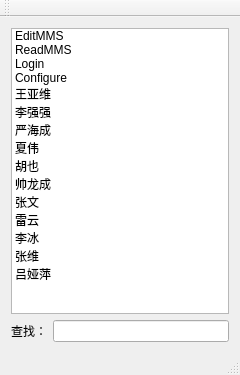
<?xml version="1.0" encoding="UTF-8"?>
<ui version="4.0">
 <class>CContactClass</class>
 <widget class="QMainWindow" name="CContactClass">
  <property name="geometry">
   <rect>
    <x>0</x>
    <y>0</y>
    <width>240</width>
    <height>375</height>
   </rect>
  </property>
  <property name="windowTitle">
   <string>CContact</string>
  </property>
  <widget class="QWidget" name="centralWidget">
   <layout class="QGridLayout" name="gridLayout">
    <item row="0" column="0" colspan="2">
     <widget class="QListWidget" name="listWidget">
      <item>
       <property name="text">
        <string>EditMMS</string>
       </property>
      </item>
      <item>
       <property name="text">
        <string>ReadMMS</string>
       </property>
      </item>
      <item>
       <property name="text">
        <string>Login</string>
       </property>
      </item>
      <item>
       <property name="text">
        <string>Configure</string>
       </property>
      </item>
      <item>
       <property name="text">
        <string>王亚维</string>
       </property>
      </item>
      <item>
       <property name="text">
        <string>李强强</string>
       </property>
      </item>
      <item>
       <property name="text">
        <string>严海成</string>
       </property>
      </item>
      <item>
       <property name="text">
        <string>夏伟</string>
       </property>
      </item>
      <item>
       <property name="text">
        <string>胡也</string>
       </property>
      </item>
      <item>
       <property name="text">
        <string>帅龙成</string>
       </property>
      </item>
      <item>
       <property name="text">
        <string>张文</string>
       </property>
      </item>
      <item>
       <property name="text">
        <string>雷云</string>
       </property>
      </item>
      <item>
       <property name="text">
        <string>李冰</string>
       </property>
      </item>
      <item>
       <property name="text">
        <string>张维</string>
       </property>
      </item>
      <item>
       <property name="text">
        <string>吕娅萍</string>
       </property>
      </item>
     </widget>
    </item>
    <item row="1" column="0">
     <widget class="QLabel" name="label">
      <property name="text">
       <string>查找：</string>
      </property>
     </widget>
    </item>
    <item row="1" column="1">
     <widget class="QLineEdit" name="lineEdit"/>
    </item>
   </layout>
  </widget>
  <widget class="QMenuBar" name="menuBar">
   <property name="geometry">
    <rect>
     <x>0</x>
     <y>0</y>
     <width>240</width>
     <height>20</height>
    </rect>
   </property>
  </widget>
  <widget class="QToolBar" name="mainToolBar">
   <attribute name="toolBarArea">
    <enum>TopToolBarArea</enum>
   </attribute>
   <attribute name="toolBarBreak">
    <bool>false</bool>
   </attribute>
  </widget>
  <widget class="QStatusBar" name="statusBar"/>
 </widget>
 <layoutdefault spacing="6" margin="11"/>
 <resources>
  <include location="CContact.qrc"/>
 </resources>
 <connections/>
</ui>
